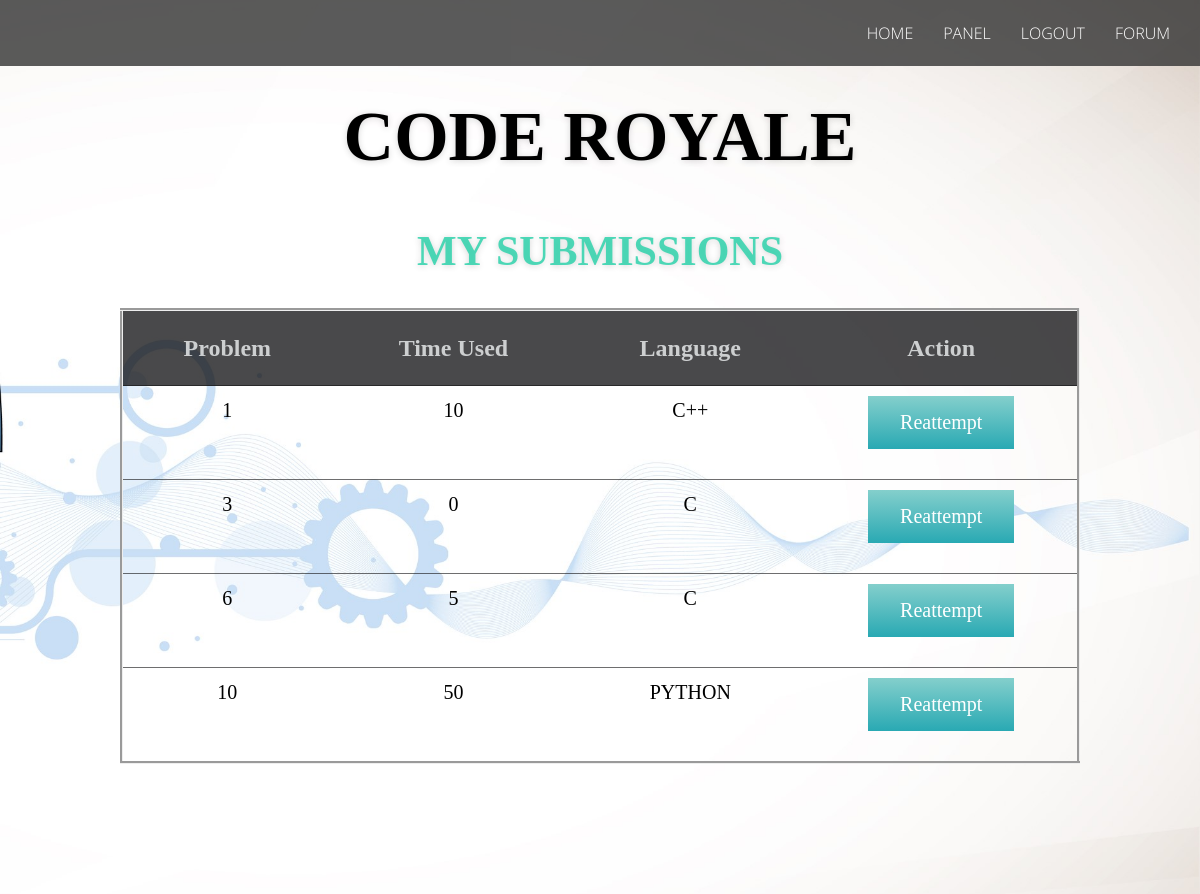
The app's page /mysubmissions.php (signed in) with its own data.
### tables this page shows
CREATE TABLE `Submissions` (
  `qid` int(11) NOT NULL,
  `user_id` int(11) NOT NULL,
  `slink` varchar(50) NOT NULL,
  `language` enum('C','C++','JAVA','PYTHON') NOT NULL,
  `answer` longtext NOT NULL,
  `Time_used` int(11) DEFAULT NULL,
  `Memory` int(11) DEFAULT NULL
);

### mysubmissions.php (the view, shortened to what this page needs)
<?php
$sql= mysql_query(" SELECT * FROM Submissions where user_id ='$_SESSION[user_id]' ");
	$count=mysql_num_rows($sql);
?>
<html>
<head>
</head>
<body id="bootstrap-overrides">
        <link rel="stylesheet" href="assets/bootstrap/css/bootstrap.min.css">
        <link rel="stylesheet" href="assets/font-awesome/css/font-awesome.min.css">
        <link rel="stylesheet" href="assets/elegant-font/code/style.css">
        <link rel="stylesheet" href="assets/css/animate.css">
        <link rel="stylesheet" href="assets/css/magnific-popup.css">
		<link rel="stylesheet" href="assets/css/form-elements.css">
        <link rel="stylesheet" href="assets/css/style.css">
        <link rel="stylesheet" href="assets/css/media-queries.css">
		<link rel="stylesheet" href="https://code.jquery.com/mobile/1.4.5/jquery.mobile-1.4.5.min.css">
		<nav class="navbar navbar-fixed-top" role="navigation">
			<div class="container">
				<div class="collapse navbar-collapse" id="top-navbar-1">
					<ul class="nav navbar-nav navbar-right">
						<li><a  href="home.php">Home</a></li>
						 <li><a  href="panel.php">Panel</a></li>
							<li><a  href="logout.php">Logout</a></li>
						<li><a  href="http://forum.upescsi.in" target="_blank" >Forum</a></li>
					</ul>
				</div>
			</div>
		</nav>
		<section id="home-section" class="home-section full-screen" style="background-image: url('b11.jpg'); background-size:cover;">
                <div class="pagetitle " style="padding:100px 0px 110px 0px;">
            <div class="page-title-text wow fadeInUp">
            	<h1 style="font-size:500%;"><font face="broadway" color="black"><b>CODE ROYALE</b></font></h1><br>
		<br>
		<h1 style="color:rgba(42, 209, 170, 0.83);font-family:Zefani">MY SUBMISSIONS</h1>
		</div>
		<br>
		<?php
		if($count!=0){
			?>
<center>
		<font face="Comic Sans MS">
		<table class="table" >
			<tr>
		    <th><font size="5"><b>Problem<b></font></th>
			<th><font size="5"><b>Time Used<b></font></th>
				<th><font size="5"><b>Language<b></font></th>
				<th><font size="5"><b>Action<b></font></th>
		  </tr>
<?php
		while($row = mysql_fetch_array($sql)){
?>
<tr class="row1"><td><?php echo $row['qid']; ?> </td><td><?php echo $row['Time_used']; ?></td><td><?php echo $row['language']; ?> </td>
<td><form method="POST" action="reques.php" ><input type="hidden" name="qid" value="<?php echo $row['qid']; ?>"><input type="submit" name="Reattempt"  value="Reattempt" > </form></td></tr>
</center>
<?php
}
}
else{
echo "No Submissions Yet !";
echo "<br><br><br><br><br><br><br><br><br><br><br><br>";
}
?>
	        </div>
		</body>
		</html>

### assets/css/style.css (style rules this page uses)
body { background: #fff; font-family: 'Open Sans', sans-serif; font-weight: 300; color: rgb(0,0,0); text-align: center; }
a, a:hover, a:focus { color:#2b9da5;; text-decoration: none; -o-transition: all .3s; -moz-transition: all .3s; -webkit-transition: all .3s; -ms-transition: all .3s; transition: all .3s; }
h1, h2 { margin-top: 10px; font-size: 42px; font-weight: 700; color: #444; line-height: 54px; text-transform: uppercase; }
.navbar { margin-bottom: 0; background: #333; background: rgba(51, 51, 51, 0.8); border: 0; -moz-border-radius: 0; -webkit-border-radius: 0; border-radius: 0; }
ul.navbar-nav { font-size: 16px; color: #888; text-transform: uppercase; }
ul.navbar-nav li a { padding-top: 23px; padding-bottom: 23px; color: #fff; }
.page-title-text { width: 700px; margin: 0 auto; color: #fff; }
.page-title-text h1 { color: #fff; text-shadow: 0 1px 6px rgba(51, 51, 51, 0.2); }

### mysubmissions.php (style rules this page uses)
#bootstrap-overrides table { border: 3px groove ; width: 80%; }
#bootstrap-overrides th, td { text-align: center; border-top: 0.2px solid black; margin: 10px; padding: 15px; }
#bootstrap-overrides input[type="submit"] { background-image: linear-gradient(to bottom, #84cfcc, #29a9b3); border-color: #25ab96; border-bottom-color: #6db2d3; border: none; color: white; padding: 15px 32px; text-align: center; text-decoration: none; font-size: 16px; font: 1em Bodoni; }
#bootstrap-overrides td { padding:10px; font-size: 20px; color:black; border-top-width: 1px; border-top-style: solid; border-top-color: rgba(22, 22, 23, 0.62);; }
#bootstrap-overrides th { text-align: center; padding:20px; background-color:rgba(12, 13, 15, 0.75); color: rgba(227, 229, 230, 0.86); font-family: Bodoni; font-weight:400; font-size: 18px; }

### records on screen
submissions: qid "1", Time_used "10", language "C++"
submissions: qid "3", Time_used "0", language "C"
submissions: qid "6", Time_used "5", language "C"
submissions: qid "10", Time_used "50", language "PYTHON"
